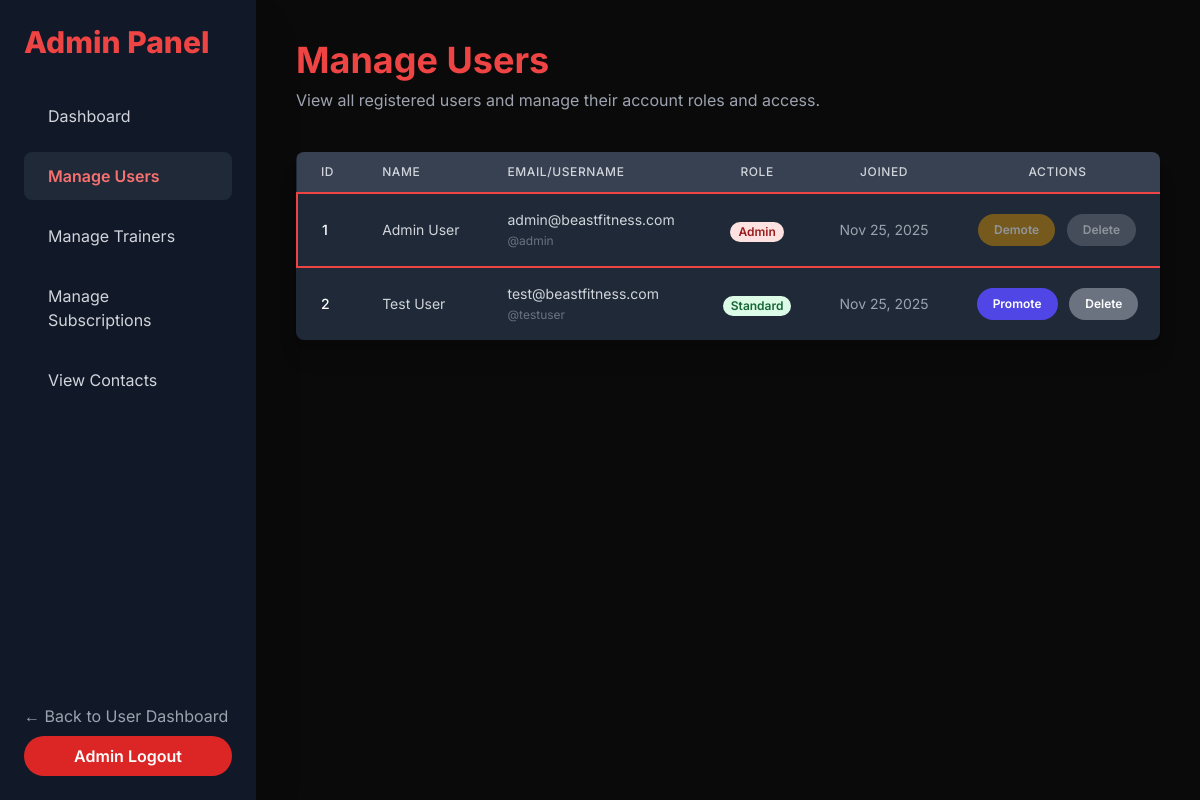
/admin/manage_users.php (signed in), run on the app's committed database.
### tables this page shows
CREATE TABLE IF NOT EXISTS `tbl_user` (
  `tbl_user_id` int(11) NOT NULL AUTO_INCREMENT,
  `full_name` varchar(255) NOT NULL,
  `first_name` varchar(255) DEFAULT NULL,
  `last_name` varchar(255) DEFAULT NULL,
  `email` varchar(255) NOT NULL,
  `username` varchar(255) NOT NULL,
  `password` varchar(255) NOT NULL,
  `is_admin` TINYINT(1) NOT NULL DEFAULT 0,
  `contact_number` varchar(15) DEFAULT NULL,
  `weight` decimal(5,2) DEFAULT NULL,
  `height` decimal(5,2) DEFAULT NULL,
  `birthday` date DEFAULT NULL,
  `created_at` timestamp NOT NULL DEFAULT current_timestamp(),
  PRIMARY KEY (`tbl_user_id`),
  UNIQUE KEY `email` (`email`),
  UNIQUE KEY `username` (`username`)
);

### admin/manage_users.php (the view, shortened to what this page needs)
<?php
include ('../conn.php');
$currentAdminID = $_SESSION['user_id'];
$users = [];
try {
    $userStmt = $conn->prepare("SELECT `tbl_user_id`, `full_name`, `email`, `username`, `is_admin`, `created_at` FROM `tbl_user` ORDER BY `tbl_user_id` ASC");
    $userStmt->execute();
    $users = $userStmt->fetchAll(PDO::FETCH_ASSOC);
} catch (PDOException $e) {
    error_log("Error fetching user list: " . $e->getMessage());
    $message = "Database error fetching user list.";
    $message_class = "bg-red-500";
}
?>
<!DOCTYPE html>
<html lang="en">
<head>
    <script src="https://cdn.tailwindcss.com"></script>
</head>
<body>
    <div class="flex min-h-screen">
        <aside class="w-64 bg-gray-900 shadow-2xl flex flex-col justify-between p-6 sticky top-0">
            <div>
                <h1 class="text-3xl font-extrabold text-red-500 mb-8">Admin Panel</h1>
                <nav class="space-y-3">
                    <a href="admin_dashboard.php" class="admin-nav-item block text-gray-300 hover:text-red-400">
                        Dashboard
                    </a>
                    <a href="manage_users.php" class="admin-nav-item block bg-gray-800 text-red-400 font-semibold">
                        Manage Users
                    </a>
                    <a href="manage_trainers.php" class="admin-nav-item block text-gray-300 hover:text-red-400">
                        Manage Trainers
                    </a>
                    <a href="manage_subscriptions.php" class="admin-nav-item block text-gray-300 hover:text-red-400">
                        Manage Subscriptions
                    </a>
                     <a href="view_contacts.php" class="admin-nav-item block text-gray-300 hover:text-red-400">
                         View Contacts
                     </a>
                </nav>
            </div>
            <div>
                <a href="../home.php" class="block text-gray-400 hover:text-red-400 transition duration-200 mb-2">← Back to User Dashboard</a>
                <a href="../home.php?action=logout" class="bg-red-600 hover:bg-red-700 text-white font-semibold py-2 px-4 rounded-full text-center block transition duration-200">
                    Admin Logout
                </a>
            </div>
        </aside>
        <main class="flex-1 p-10 overflow-y-auto">
            <header class="mb-10">
                <h2 class="text-4xl font-bold text-red-500">Manage Users</h2>
                <p class="text-gray-400 mt-2">View all registered users and manage their account roles and access.</p>
            </header>
            <div class="bg-gray-800 rounded-lg shadow-xl overflow-x-auto">
                <table class="min-w-full divide-y divide-gray-700">
                    <thead class="bg-gray-700">
                        <tr>
                            <th scope="col" class="px-6 py-3 text-left text-xs font-medium text-gray-300 uppercase tracking-wider w-1/12">ID</th>
                            <th scope="col" class="px-6 py-3 text-left text-xs font-medium text-gray-300 uppercase tracking-wider w-2/12">Name</th>
                            <th scope="col" class="px-6 py-3 text-left text-xs font-medium text-gray-300 uppercase tracking-wider w-2/12">Email/Username</th>
                            <th scope="col" class="px-6 py-3 text-center text-xs font-medium text-gray-300 uppercase tracking-wider w-1/12">Role</th>
                            <th scope="col" class="px-6 py-3 text-center text-xs font-medium text-gray-300 uppercase tracking-wider w-2/12">Joined</th>
                            <th scope="col" class="px-6 py-3 text-center text-xs font-medium text-gray-300 uppercase tracking-wider w-3/12">Actions</th>
                        </tr>
                    </thead>
                    <tbody class="divide-y divide-gray-700">
                        <?php if (empty($users)): ?>
                            <tr>
                                <td colspan="6" class="px-6 py-4 whitespace-nowrap text-center text-gray-400">No users found.</td>
                            </tr>
                        <?php else: ?>
                            <?php foreach ($users as $user): ?>
                                <?php $isCurrentAdmin = ($user['tbl_user_id'] == $currentAdminID); ?>
                                <tr class="bg-gray-800 table-row-hover <?= $isCurrentAdmin ? 'border-2 border-red-500' : '' ?>">
                                    <td class="px-6 py-4 whitespace-nowrap text-sm font-medium text-white"><?= htmlspecialchars($user['tbl_user_id']) ?></td>
                                    <td class="px-6 py-4 whitespace-nowrap text-sm text-gray-300"><?= htmlspecialchars($user['full_name']) ?></td>
                                    <td class="px-6 py-4 whitespace-nowrap text-sm text-gray-300">
                                        <?= htmlspecialchars($user['email']) ?><br>
                                        <span class="text-gray-500 text-xs">@<?= htmlspecialchars($user['username']) ?></span>
                                    </td>
                                    <td class="px-6 py-4 whitespace-nowrap text-center">
                                        <span class="px-2 inline-flex text-xs leading-5 font-semibold rounded-full <?= $user['is_admin'] ? 'bg-red-100 text-red-800' : 'bg-green-100 text-green-800' ?>">
                                            <?= $user['is_admin'] ? 'Admin' : 'Standard' ?>
                                        </span>
                                    </td>
                                    <td class="px-6 py-4 whitespace-nowrap text-sm text-gray-400 text-center">
                                        <?= htmlspecialchars(date('M j, Y', strtotime($user['created_at']))) ?>
                                    </td>
                                    <td class="px-6 py-4 whitespace-nowrap text-sm font-medium text-center space-x-2">
                                        <form method="POST" class="inline" onsubmit="return confirm('Are you sure you want to change the admin status for <?= htmlspecialchars($user['full_name']) ?>?');">
                                            <button type="submit"
                                                    class="btn-action text-xs <?= $user['is_admin'] ? 'bg-yellow-600 hover:bg-yellow-700 text-white' : 'bg-indigo-600 hover:bg-indigo-700 text-white' ?> <?= $isCurrentAdmin ? 'disabled-action' : '' ?>"
                                                    <?= $isCurrentAdmin ? 'disabled' : '' ?>
                                            >
                                                <?= $user['is_admin'] ? 'Demote' : 'Promote' ?>
                                            </button>
                                        </form>
                                        <form method="POST" class="inline" onsubmit="return confirm('WARNING: Delete <?= htmlspecialchars($user['full_name']) ?> permanently? This action is irreversible.');">
                                            <button type="submit"
                                                    class="btn-action text-xs bg-gray-500 hover:bg-gray-600 text-white <?= $isCurrentAdmin ? 'disabled-action' : '' ?>"
                                                    <?= $isCurrentAdmin ? 'disabled' : '' ?>
                                            >
                                                Delete
                                            </button>
                                        </form>
                                    </td>
                                </tr>
                            <?php endforeach; ?>
                        <?php endif; ?>
                    </tbody>
                </table>
            </div>
        </main>
    </div>
</body>
</html>

### admin/manage_users.php (style rules this page uses)
body { font-family: 'Inter', sans-serif; background-color: #0a0a0a; min-height: 100vh; color: #e2e8f0; }
.admin-nav-item { padding: 0.75rem 1.5rem; border-radius: 8px; transition: all 0.3s ease; }
.btn-action { padding: 0.5rem 1rem; border-radius: 9999px; font-weight: 600; transition: all 0.3s ease; }
.disabled-action { opacity: 0.5; cursor: not-allowed; }

### data on the page
tbl_user: tbl_user_id "1", full_name "Admin User", email "admin@beastfitness.com", username "admin", is_admin "Admin", created_at "Nov 25, 2025"
tbl_user: tbl_user_id "2", full_name "Test User", email "test@beastfitness.com", username "testuser", is_admin "Standard", created_at "Nov 25, 2025"
